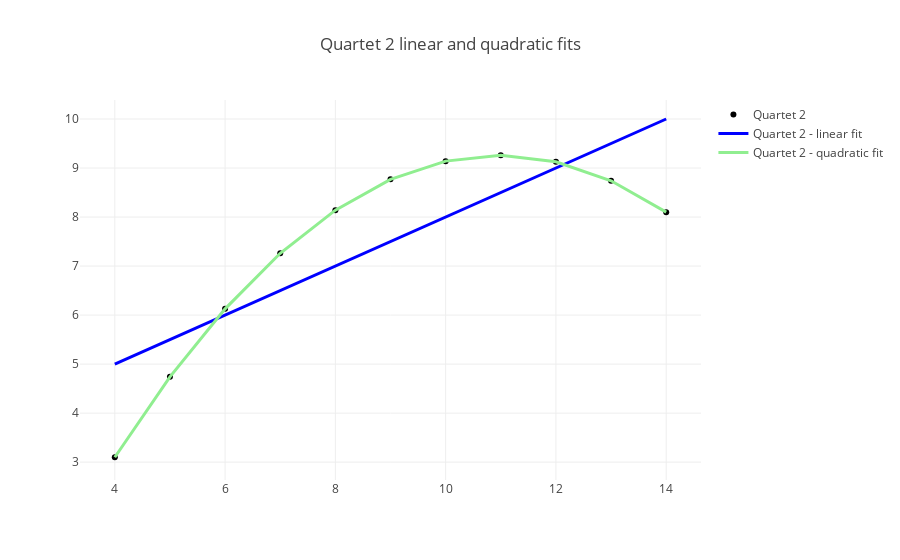

Notebook source saved alongside this figure:
### Markdown cell above
The residual plot above shows no apparent structure and the values are scattered above and below 0 randomly, which means the linear fit is good.

### Quartet 2 linear vs. quadratic fits

### Code cell
# https://stackoverflow.com/questions/33710829/linear-regression-with-quadratic-terms
# https://scikit-learn.org/stable/auto_examples/linear_model/plot_polynomial_interpolation.html

quadratic_model = make_pipeline(PolynomialFeatures(2), linear_model.LinearRegression())
regr_Q2_quad = quadratic_model.fit(Q2_X, Q2_Y)
Q2_Y_predQuadratic = regr_Q2_quad.predict(Q2_X)

trace1 = go.Scatter(x=df_Q2['x2'], y=df_Q2['y2'],
                    mode='markers', name = 'Quartet 2', marker = dict(color = 'black'))

trace1_linReg = go.Scatter(x=df_Q2['x2'], y = Q2_Y_pred,
                           name = 'Quartet 2 - linear fit',
                           mode = 'lines',
                           line = dict(color = 'blue', width= 3)
                          )
trace1_quadReg = go.Scatter(x=df_Q2['x2'], y = Q2_Y_predQuadratic,
                            name = 'Quartet 2 - quadratic fit',
                            mode = 'lines',
                            line = dict(color = 'lightgreen', width = 3)
                           )

data = [trace1, trace1_linReg, trace1_quadReg]

layout= go.Layout(
    title= 'Quartet 2 linear and quadratic fits'
)

fig = go.Figure(data=data, layout=layout)

iplot(fig)

### Figure 1 — Plotly figure (JSON) as saved in the notebook; plotly's stock layout.template omitted (floating-point values rounded to 4 significant figures)
{"data": [{"marker": {"color": "black"}, "mode": "markers", "name": "Quartet 2", "type": "scatter", "uid": "824bd2b0-5f35-4f80-83b8-95dc4bb53419", "x": [4, 5, 6, 7, 8, 9, 10, 11, 12, 13, 14], "y": [3.1, 4.74, 6.13, 7.26, 8.14, 8.77, 9.14, 9.26, 9.13, 8.74, 8.1]}, {"line": {"color": "blue", "width": 3}, "mode": "lines", "name": "Quartet 2 - linear fit", "type": "scatter", "uid": "902bb831-6fdd-4405-b11a-f781efc501d6", "x": [4, 5, 6, 7, 8, 9, 10, 11, 12, 13, 14], "y": [5.001, 5.501, 6.001, 6.501, 7.001, 7.501, 8.001, 8.501, 9.001, 9.501, 10.0]}, {"line": {"color": "lightgreen", "width": 3}, "mode": "lines", "name": "Quartet 2 - quadratic fit", "type": "scatter", "uid": "4ce2b022-8ab1-4a01-9710-0c5881578150", "x": [4, 5, 6, 7, 8, 9, 10, 11, 12, 13, 14], "y": [3.1, 4.741, 6.128, 7.261, 8.141, 8.768, 9.141, 9.261, 9.128, 8.741, 8.1]}], "layout": {"title": "Quartet 2 linear and quadratic fits"}}
